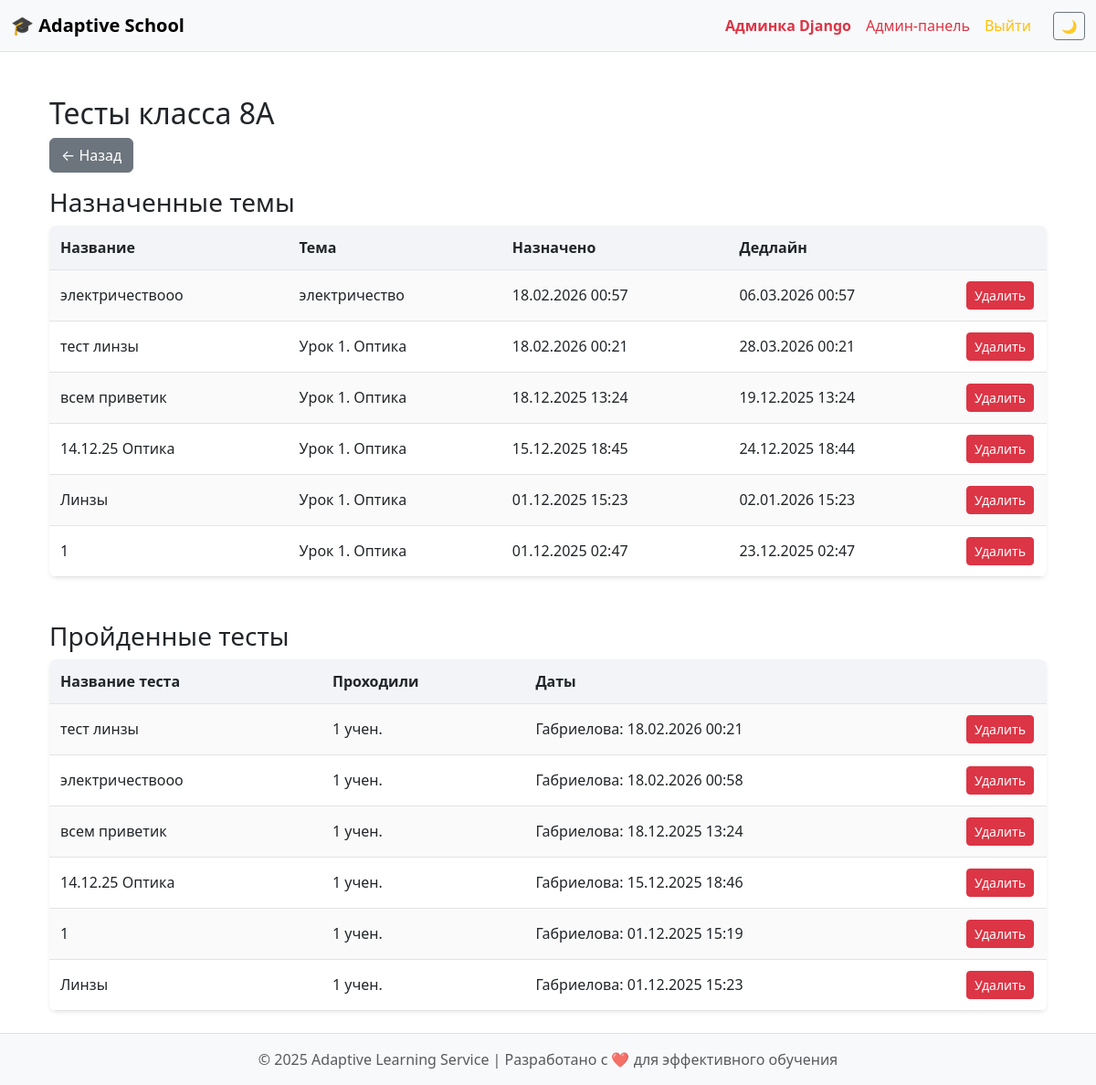
Page /class/1/tests/ (signed in) on the committed database.
### school/models.py (models this page shows, shortened)
class SchoolClass(models.Model):
    name = models.CharField(max_length=20)
    teachers = models.ManyToManyField(Teacher, related_name="classes")  # 🔹 связь "многие ко многим"4
    students = models.ManyToManyField('Student', related_name="classes")  # 🔹 связь "многие ко многим"
    subjects = models.ManyToManyField(Subject, related_name="classes")  # 🔹 связь "многие ко многим"
    class Meta:
        verbose_name = "Класс"
        verbose_name_plural = "Классы"

class AssignedTopic(models.Model):
    title = models.CharField(max_length=150, blank=True)
    school_class = models.ForeignKey(SchoolClass, on_delete=models.CASCADE, related_name="assigned_topics")
    lesson = models.ForeignKey(Lesson, on_delete=models.CASCADE, related_name="assigned_topics", null=True, blank=True)
    assigned_by = models.ForeignKey(Teacher, on_delete=models.CASCADE, related_name="given_topics")
    date_assigned = models.DateTimeField(auto_now_add=True)
    is_active = models.BooleanField(default=True)
    question_count = models.IntegerField(default=0)
    deadline = models.DateTimeField(null=True, blank=True)
    class Meta:
        verbose_name = "Назначенный урок"
        verbose_name_plural = "Назначенные уроки"

class Lesson(models.Model):
    subject = models.ForeignKey(Subject, on_delete=models.CASCADE, related_name="lessons")
    topics = models.ManyToManyField('Topic', blank=True, related_name="lessons")
    title = models.CharField(max_length=100)
    date = models.DateField()
    class Meta:
        verbose_name = "Урок"
        verbose_name_plural = "Уроки"

class Test(models.Model):
    lesson = models.ForeignKey(Lesson, on_delete=models.CASCADE, related_name="tests")
    assigned_topic = models.ForeignKey('AssignedTopic', on_delete=models.SET_NULL, null=True, blank=True)
    title = models.CharField(max_length=150)
    date_available = models.DateField()
    questions = models.ManyToManyField(Question, blank=True)
    maximin_questions = models.IntegerField(default=0)
    class Meta:
        verbose_name = "Тест"
        verbose_name_plural = "Тесты"

class TestResult(models.Model):
    student = models.ForeignKey(Student, on_delete=models.CASCADE)
    test = models.ForeignKey(Test, on_delete=models.CASCADE)
    assigned_topic = models.ForeignKey('AssignedTopic', on_delete=models.SET_NULL, null=True, blank=True)
    score = models.IntegerField()
    grade = models.IntegerField()
    completed_at = models.DateTimeField(auto_now_add=True)
    is_homework_generating = models.BooleanField(default=False)
    class Meta:
        verbose_name = "Результат теста"
        verbose_name_plural = "Результаты тестов"

class Student(models.Model):
    user = models.OneToOneField(User, on_delete=models.CASCADE)
    name = models.CharField(max_length=100)
    surname = models.CharField(max_length=100)
    patronymic = models.CharField(max_length=100, blank=True)
    class Meta:
        verbose_name = "Ученик"
        verbose_name_plural = "Ученики"

### school/views.py (the view)
# urls.py: path("class/<int:class_id>/tests/", views.class_tests, name="class_tests"),
@login_required
def class_tests(request, class_id):
    school_class = get_object_or_404(SchoolClass, id=class_id)
    assigned = AssignedTopic.objects.filter(school_class=school_class)
    assigned = assigned.order_by("-date_assigned")
    test_results = TestResult.objects.filter(
        student__classes=school_class
    ).select_related("test", "student")
    tests = {}
    for r in test_results:
        t = r.test
        if t.id not in tests:
            tests[t.id] = {
                "test": t,
                "results": [],
                "students_count": 0
            }
        tests[t.id]["results"].append(r)
    for t in tests.values():
        t["students_count"] = len(t["results"])
    tests = dict(sorted(tests.items(), key=lambda item: item[1]["test"].date_available, reverse=True))
    return render(request, "class_tests.html", {
        "school_class": school_class,
        "assigned": assigned,
        "tests": tests.values(),
    })

### templates/class_tests.html (shortened to what this page needs)
{% extends "base.html" %}
{% block content %}
<div class="container mt-4">
    <h2>Тесты класса {{ school_class.name }}</h2>
    <a href="{% url 'class_journal' school_class.id %}" class="btn btn-secondary mb-3">← Назад</a>
    <h3>Назначенные темы</h3>
    {% if assigned %}
    <table class="custom-table table-striped shadow-sm">
        <thead>
            <tr>
                <th>Название</th>
                <th>Тема</th>
                <th>Назначено</th>
                <th>Дедлайн</th>
                <th style="width: 100px"></th>
            </tr>
        </thead>
        <tbody>
        {% for a in assigned %}
            <tr>
                <td>{{ a.title }}</td>
                <td>{{ a.lesson.title }}</td>
                <td>{{ a.date_assigned|date:"d.m.Y H:i" }}</td>
                <td>{% if a.deadline %}{{ a.deadline|date:"d.m.Y H:i" }}{% else %} – {% endif %}</td>
                <td>
                    <a href="{% url 'delete_assigned_topic' a.id %}"
                       class="btn btn-danger btn-sm"
                       onclick="return confirm('Удалить назначенную тему?')">
                       Удалить
                    </a>
                </td>
            </tr>
        {% endfor %}
        </tbody>
    </table>
    {% else %}
        <p class="text-muted">Нет назначенных тем.</p>
    {% endif %}
    <h3 class="mt-5">Пройденные тесты</h3>
    {% if tests %}
    <table class="custom-table table-striped shadow-sm">
        <thead>
            <tr>
                <th>Название теста</th>
                <th>Проходили</th>
                <th>Даты</th>
                <th style="width: 100px"></th>
            </tr>
        </thead>
        <tbody>
        {% for t in tests %}
            <tr>
                <td>{{ t.test.assigned_topic.title }}</td>
                <td>{{ t.students_count }} учен.</td>
                <td>
                    {% for r in t.results %}
                        {{ r.student.surname }}: {{ r.completed_at|date:"d.m.Y H:i" }}<br>
                    {% endfor %}
                </td>
                <td>
                    <a href="{% url 'delete_test' t.test.id %}"
                       class="btn btn-danger btn-sm"
                       onclick="return confirm('Удалить тест и все результаты?')">
                       Удалить
                    </a>
                </td>
            </tr>
        {% endfor %}
        </tbody>
    </table>
    {% else %}
        <p class="text-muted">Ученики ещё не проходили тесты.</p>
    {% endif %}
</div>
{% endblock %}

### templates/base.html (style rules this page uses)
body { min-height: 100vh; display: flex; flex-direction: column; }
.custom-table { width: 100%; border-collapse: collapse; border-radius: 8px; overflow: hidden; font-size: 16px; }
.custom-table thead tr { background: #f2f4f7; }
.custom-table thead th { padding: 12px; font-weight: 600; border-bottom: 1px solid #e1e5eb; }
.custom-table tbody tr:nth-child(odd) { background: #fafafa; }
.custom-table td { padding: 12px; border-bottom: 1px solid #e3e3e3; }

### rows in the picture
SchoolClass: name "8А"
AssignedTopic: title "электричествооо", lesson "электричество", date_assigned "18.02.2026 00:57", deadline "06.03.2026 00:57"
AssignedTopic: title "тест линзы", lesson "Урок 1. Оптика", date_assigned "18.02.2026 00:21", deadline "28.03.2026 00:21"
AssignedTopic: title "всем приветик", lesson "Урок 1. Оптика", date_assigned "18.12.2025 13:24", deadline "19.12.2025 13:24"
AssignedTopic: title "14.12.25 Оптика", lesson "Урок 1. Оптика", date_assigned "15.12.2025 18:45", deadline "24.12.2025 18:44"
AssignedTopic: title "Линзы", lesson "Урок 1. Оптика", date_assigned "01.12.2025 15:23", deadline "02.01.2026 15:23"
AssignedTopic: title "1", lesson "Урок 1. Оптика", date_assigned "01.12.2025 02:47", deadline "23.12.2025 02:47"
Test: test.assigned_topic "тест линзы", students_count "1"
TestResult: student.surname "Габриелова", completed_at "18.02.2026 00:21"
Test: test.assigned_topic "электричествооо", students_count "1"
TestResult: student.surname "Габриелова", completed_at "18.02.2026 00:58"
Test: test.assigned_topic "всем приветик", students_count "1"
TestResult: student.surname "Габриелова", completed_at "18.12.2025 13:24"
Test: test.assigned_topic "14.12.25 Оптика", students_count "1"
TestResult: student.surname "Габриелова", completed_at "15.12.2025 18:46"
Test: test.assigned_topic "1", students_count "1"
TestResult: student.surname "Габриелова", completed_at "01.12.2025 15:19"
Test: test.assigned_topic "Линзы", students_count "1"
TestResult: student.surname "Габриелова", completed_at "01.12.2025 15:23"
